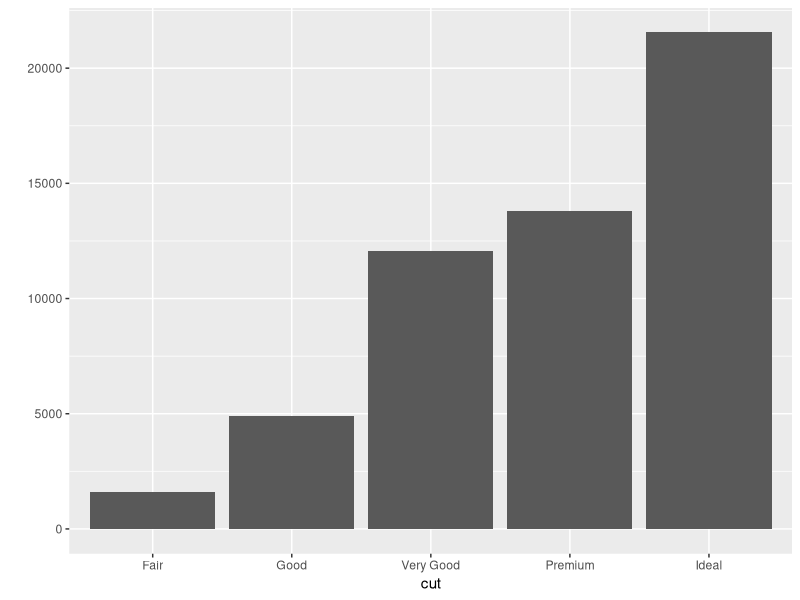
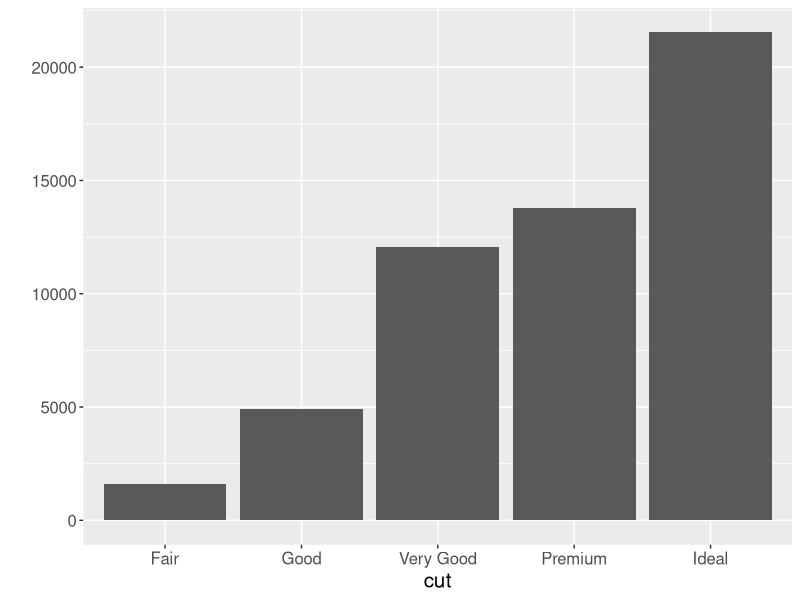
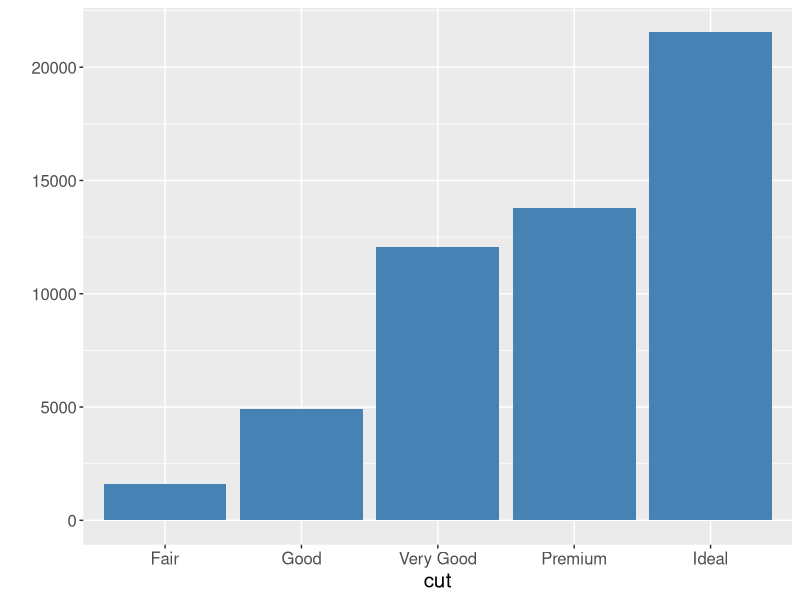
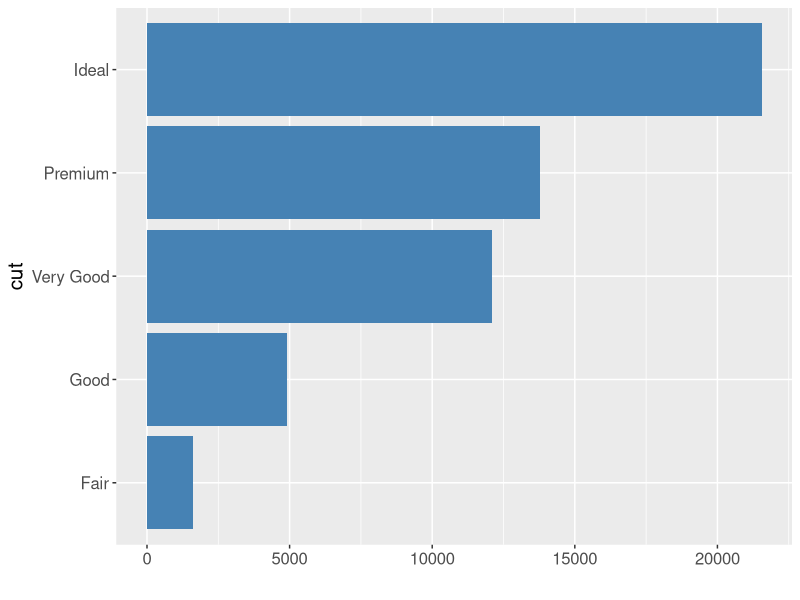
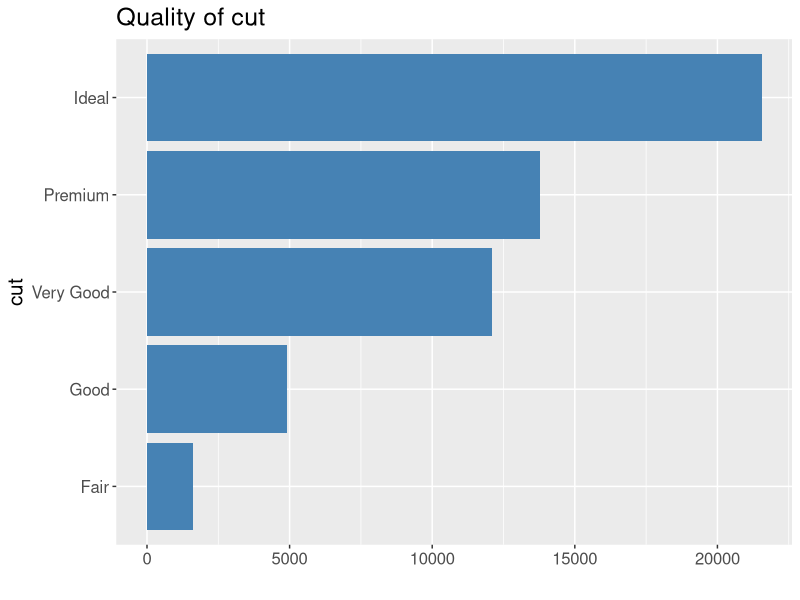
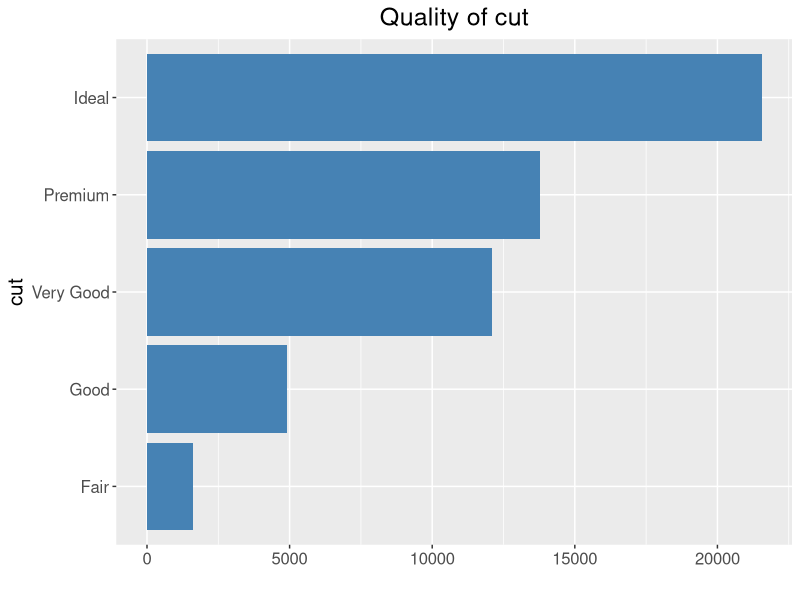
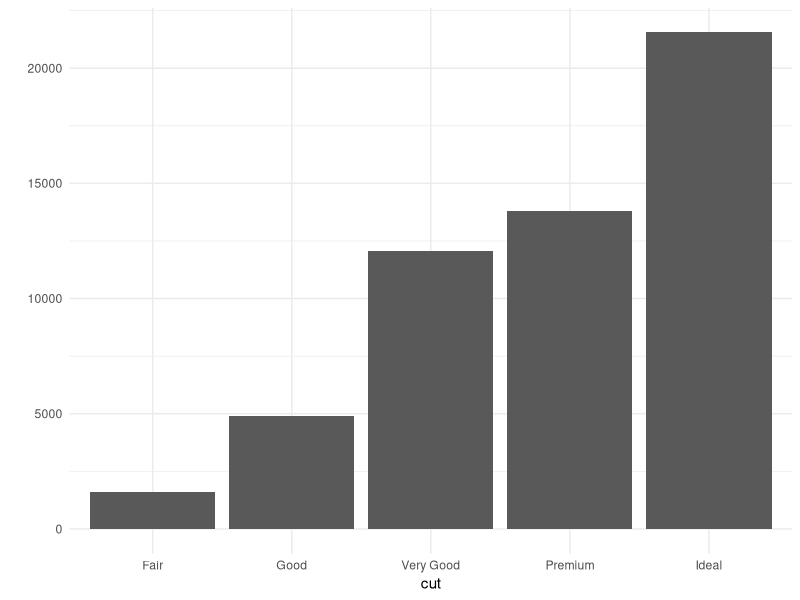
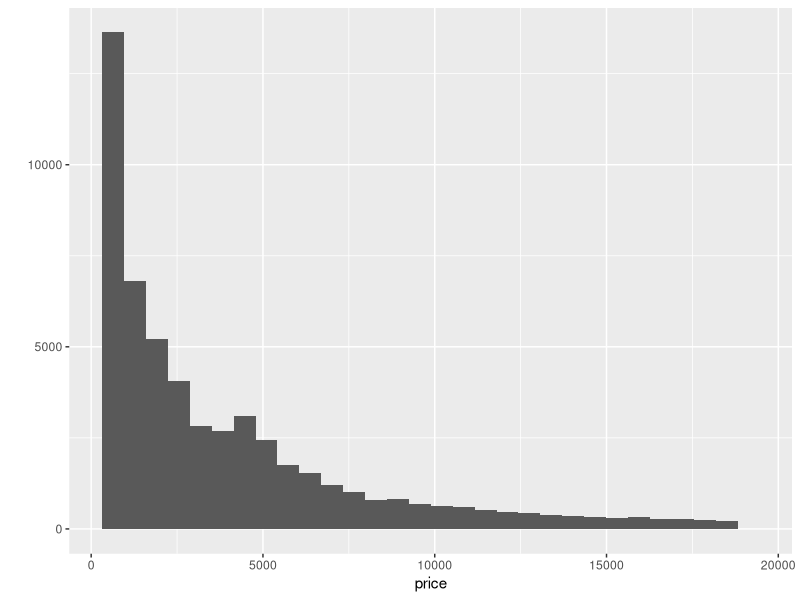

Source code (R) for these figures, in order:
#' ---
#' title: "Introduction to `ggplot2` "
#' author: "Víctor Peña"
#' output:
#'   html_document:
#'     toc: true
#'     theme: cosmo
#' ---
#' 
#' 
#' 
#' ---
#' # Commenting out some stuff
#' ---
#' 
#' ---
#' # Don't print messages, errors, warnings
#' ---
## ----setup, include=FALSE------------------------------------------------
knitr::opts_chunk$set(error = FALSE, message = FALSE, warning = FALSE)

#' 
#' Today (and most likely next time) we'll learn a little bit about `ggplot2`. There are many good resources on the topic. 
#' 
#' Some of them are:
#' 
#' * [Cookbook for R](http://www.cookbook-r.com/Graphs/)
#' 
#' * [ggplot2 cheatsheet](https://github.com/rstudio/cheatsheets/blob/master/data-visualization-2.1.pdf)
#' 
#' * [r-statistics.co](http://r-statistics.co/ggplot2-cheatsheet.html)
#' 
#' We will use the `diamonds` dataset in `library(ggplot2)`, so we load the library and the dataset.
#' 
## ------------------------------------------------------------------------
library(ggplot2)
data(diamonds)

#' 
#' The dataset has `r nrow(diamonds)` observations and `r ncol(diamonds)` columns, with column names
#' 
## ----echo=FALSE----------------------------------------------------------
colnames(diamonds)

#' 
#' You can get more information on what the variables are by running the `R` command
#' 
## ----eval=FALSE----------------------------------------------------------
## ?diamonds

#' 
#' # Basic plots with `qplot`
#' 
#' We have seen how to create some basic plots with `qplot` already. Now it's time to summarize what we learned and go a little deeper. The good thing about `qplot` is that it has good defaults for a decent amount of situations.
#' 
#' ## Univariate plots
#' 
#' One variable at a time!
#' 
#' ### Categorical
#' 
#' The most common plots for univariate categorical data are pie charts and bar plots. People who have done research on data visualization agree that pie charts are bad. For example, if you get help for the function `pie` (which produces pie charts in the base `graphics` library on `R`), you get the following *note*:
#' 
#' > Pie charts are a very bad way of displaying information. The eye is good at judging linear measures and bad at judging relative areas. A bar chart or dot chart is a preferable way of displaying this type of data.
#' 
#' > Cleveland (1985), page 264: "Data that can be shown by pie charts always can be shown by a dot chart. This means that judgements of position along a common scale can be made instead of the less accurate angle judgements." This statement is based on the empirical investigations of Cleveland and McGill as well as investigations by perceptual psychologists.
#' 
#' It's possible to create pie charts with `ggplot2` (see e.g. [this link](https://stackoverflow.com/questions/20442693/how-to-use-ggplot2-to-generate-a-pie-graph)) but we won't cover them here.
#' 
#' Creating a bar plot with `qplot` is very easy:
## ------------------------------------------------------------------------
qplot(cut, data=diamonds)

#' 
#' In `ggplot2`, plots can be saved as variables. This is a useful feature because, in `ggplot2`, we create visualizations *sequentially* by adding layers to a plot. It also makes the code cleaner. Let's save the plot in a variable and add stuff to it.
#' 
## ------------------------------------------------------------------------
barcut = qplot(cut, data=diamonds)

#' 
#' Sometimes I feel like the default fontsize of the plots is too small. You can change the font size as follows
#' 
## ------------------------------------------------------------------------
barcut = barcut+theme(text=element_text(size=15))
barcut

#' 
#' You can change the color of the bars:
#' 
## ------------------------------------------------------------------------
barcut = barcut+geom_bar(fill='steelblue')
barcut

#' 
#' And you can flip the coordinates
#' 
## ------------------------------------------------------------------------
barcut = barcut+coord_flip()
barcut

#' 
#' You can add a title, too!
#' 
## ------------------------------------------------------------------------
barcut = barcut+ggtitle("Quality of cut")
barcut 

#' 
#' If you want to center the title:
#' 
## ------------------------------------------------------------------------
barcut + theme(plot.title = element_text(hjust = 0.5))

#' 
#' As you saw, since we were saving the changes as we produced them, all the previous changes to the plot were saved. As you might imagine, an equivalent chunk of code to produce the plot is
#' 
## ---- eval=FALSE---------------------------------------------------------
## qplot(cut, data=diamonds)+
##   theme(text=element_text(size=15))+
##   geom_bar(fill='steelblue')+
##   coord_flip()+
##   ggtitle("Quality of cut")+
##   theme(plot.title = element_text(hjust = 0.5))

#' 
#' You can change the general theme quite easily as well:
#' 
## ------------------------------------------------------------------------
qplot(cut, data=diamonds)+theme_minimal()

#' 
#' You can find a list of default themes [here](https://ggplot2.tidyverse.org/reference/ggtheme.html). You'll have access to more themes if you install `library(ggthemes)`. See [this reference](http://www.sthda.com/english/wiki/ggplot2-themes-and-background-colors-the-3-elements) for more details. 
#' 
#' ### Quantitative
#' 
#' In `qplot`, the default plot for quantitative data looks like this
#' 
## ------------------------------------------------------------------------
qplot(price,data=diamonds)

#' 
#' You can also make density plots.
#' 
## ------------------------------------------------------------------------
qplot(price, geom='density', data=diamonds) 

#' 
#' You can change the color of the density plot as follows:
#' 
## ------------------------------------------------------------------------
qplot(price, geom='density', data=diamonds) + geom_density(fill='steelblue')

#' 
#' ## Bivariate
#' 
#' ### Categorical vs Categorical
#' 
#' Creating stacked barplots is easy.
#' 
## ------------------------------------------------------------------------
q1 = qplot(x=cut, fill=color, data=diamonds)
q1

#' 
#' Alternatively,
#' 
## ------------------------------------------------------------------------
q2 = qplot(x=color, fill=cut, data=diamonds)
q2 

#' 
#' You can play around with the color palette with `scale_fill_brewer`. 
#' 
## ------------------------------------------------------------------------
q2 + scale_fill_brewer(palette="Spectral")

#' 
#' More info [here](https://ggplot2.tidyverse.org/reference/scale_brewer.html) and [here](http://www.cookbook-r.com/Graphs/Colors_(ggplot2)/).
#' 
#' **Exercise** How would you flip the coordinates?
#' 
#' **Solution** 
#' 
## ------------------------------------------------------------------------
q2 + coord_flip()

#' 
#' **Exercise** Does the distribution of colors depend on the quality of the cut? 
#' 
#' **Solution** We can answer this question with a $\chi^2$-test.
#' 
## ------------------------------------------------------------------------
tab = table(diamonds$color, diamonds$cut)
round(prop.table(tab,1),2)
round(prop.table(tab,2),2)
chisq.test(tab)

#' 
#' ### Categorical vs Quantitative
#' 
#' Different options here! But some of them are bad. For example, I think this is a bad plot:
#' 
## ------------------------------------------------------------------------
qplot(x=price, fill=cut, data=diamonds)

#' 
#' How can we create a better plot? A less bad plot is 
#' 
## ------------------------------------------------------------------------
qplot(x=price, color=cut, geom='density', data=diamonds)

#' 
#' Side-by-side boxplots are a better alternative:
#' 
## ------------------------------------------------------------------------
qplot(x=cut, y=price, geom='boxplot', data=diamonds)+coord_flip()

#' 
#' You can add color using `fill`:
#' 
## ------------------------------------------------------------------------
qplot(x=cut, y=price, fill=cut, geom='boxplot', data=diamonds)+
  theme(legend.position="none")+
  coord_flip()

#' 
#' The code `theme(legend.position="none")` gets rid of the legend. 
#' 
#' Another option is using `facets`.
#' 
## ------------------------------------------------------------------------
qplot(price, facets = cut ~ ., data=diamonds)

#' 
#' ### Quantitative vs Quantitative
#' 
#' Scatterplots are your best bet here.
#' 
## ------------------------------------------------------------------------
qplot(x=carat, y=price, data=diamonds)

#' 
#' You can add some smoothed trend:
#' 
## ------------------------------------------------------------------------
qplot(x=carat, y=price, data=diamonds)+geom_smooth()

#' 
#' And you can fit some linear trend:
#' 
## ------------------------------------------------------------------------
qplot(x=carat, y=price, data=diamonds)+geom_smooth(method='lm')

#' 
#' **Exercise** Can we use transformations to make the linear fit better?
#' 
#' **Solution** Yes, if you take logs of both variables, it'll look better. There are still some patches which are probably due to the existence of some *hidden* variable(s). The variance doesn't seem to be constant.
#' 
## ------------------------------------------------------------------------
qplot(x=log(carat), y=log(price), data=diamonds)+geom_smooth(method='lm')

#' 
#' ## Axes, titles and labels
#' 
#' The relevant commands here are
#' 
#' * `ggtitle`: for changing the title
#' 
#' * `xlab`, `ylab`: $x$ and $y$ labels
#' 
#' * `xlim`, `ylim`: limits / scale of the plot
#' 
## ------------------------------------------------------------------------
qplot(x=carat, y=price, data=diamonds)+ 
  xlab("carat (weight)") + 
  ylab("price ($)") + 
  ggtitle("Price vs carat") +
  xlim(c(0,10))+
  ylim(c(0,30000))

